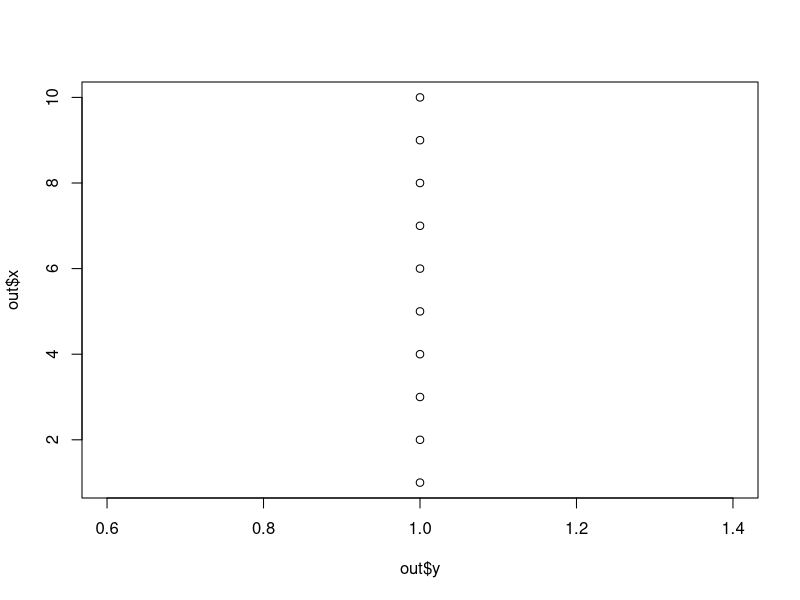
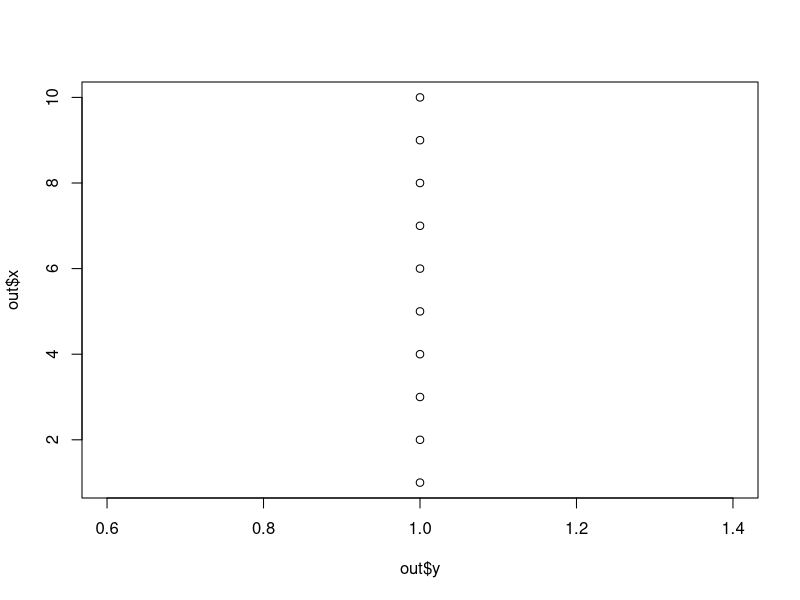

Recreate these plots in R, in order.
power <- function(x, a){
 out =  x^a
 print(out)
}

power(2,3)
power(3,8)

power(10,3)
power(8,17)
power(131,3)

#------------------------------------------

power3 <- function(x, a){
  result =  x^a
  return(result)
}


result = power3(2,3)
 
y = power3(1:10,2)
x = rep(1:10)
out = data.frame(x, y[1])
names(out) <- c("x","y")
plot(out$y, out$x)

#------------------------------------------------

plt_pwr <- function(x,a){

  y = power3(x,a)
  x = rep(x)
  out = data.frame(x, y[1])
  names(out) <- c("x","y")
  plot(out$y, out$x)
  
}

plt_pwr(1:10,3)



